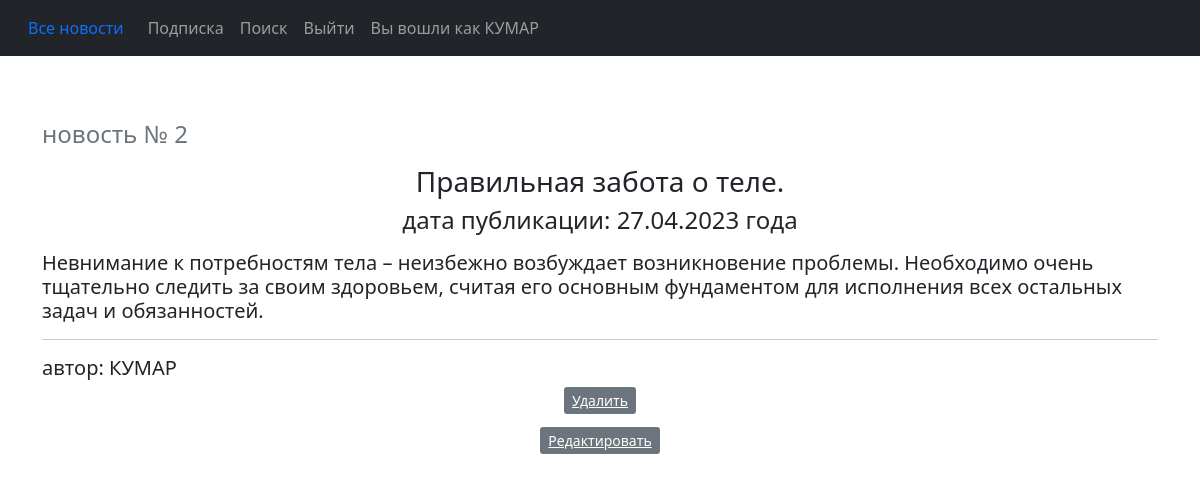
The page /2 (signed in) on the database its author committed.
### news/models.py (models this page shows, shortened)
class Post(models.Model):
    NEWS = 'NW'
    ARTICLE = 'AR'
    CATEGORY_CHOICES = (
        (NEWS, 'Новость'),
        (ARTICLE, 'Статья'),
    )
    author = models.ForeignKey(Author, on_delete=models.CASCADE)
    categoryType = models.CharField(max_length=2,
                                    choices=CATEGORY_CHOICES,
                                    default=ARTICLE)
    date = models.DateTimeField(auto_now_add=True)
    category = models.ManyToManyField(Category,
                                      through='PostCategory',
                                      help_text=_('category name'))
    title = models.CharField(max_length=255,
                             verbose_name=gettext_lazy('Заголовок'))
    text = models.TextField()
    rating = models.SmallIntegerField(default=0)
    class Meta:
        verbose_name = 'Новость'
        verbose_name_plural = 'Новости'

class Author(models.Model):
    authorUser = models.OneToOneField(User, on_delete=models.CASCADE)
    ratingAuthor = models.IntegerField(default=0)
    class Meta:
        verbose_name = 'Автор'
        verbose_name_plural = 'Авторы'
    def __str__(self):
        return f'{self.authorUser}'

### news/views.py (the view)
# urls.py: path('<int:pk>', cache_page(60*10)(PostDetail.as_view()), name='post'),
class PostDetail(LoginRequiredMixin, DetailView):
    model = Post
    template_name = 'post_view.html'
    raise_exception = True
    context_object_name = 'post'
    queryset = Post.objects.all()

### news/templatetags/custom_filters.py (called while the page is built)
@register.filter()
def censor(value):
    text = value
    for r in replacements.items():
        text = text.replace(r[0], r[1])
    return text

### news/templates/post_view.html (shortened to what this page needs)
{% extends 'default.html' %}
{% load custom_filters %}
{% load custom_tags %}
{% block content %}
<h4 align="left"<small class="text-muted">новость № {{ post.id }}</h4>
<h3>{{ post.title|censor }}</h3>
<h4>дата публикации: {{ post.date|date:'d.m.Y' }} года</h4>
    <p><h5 align="left"<small class="text">{{ post.text|censor }}</small></h5>
    <hr>
    <p><h5 align="left"<small class="text">автор: {{ post.author }}</small></h5>
{% if perms.news.post_delete %}
<p class="text-normal fs-12">
    <a href="{% url 'post_delete' post.id %}" class="btn-secondary btn-sm">Удалить</a>
</p>
{% endif %}
{% if perms.news.post_update %}
<p class="text-normal fs-22">
    <a href="{% url 'post_update' post.id %}" class="btn-secondary btn-sm">Редактировать</a></p>
{% endif %}
        {% endblock content %}

### templates/default.html (shortened to what this page needs)
<!DOCTYPE html>
<html lang="en">
<head>
    {% load static %}
    {% load custom_filters %}
    {% load custom_tags %}
    {% load i18n %}
    {% load tz %}
    <link href="{% static 'css/styles.css' %}" rel="stylesheet"/>
</head>
<body>
<nav class="navbar navbar-expand-lg navbar-dark bg-dark static-top">
    <div class="container-fluid justify-content-center">
        <a class="nav-link" href="/news">Все новости</a>
        <div class="collapse navbar-collapse" id="navbarSupportedContent">
            <ul class="navbar-nav me-auto mb-2 mb-lg-0">
                <li class="nav-item">
                    <a class="nav-link" href="/subscriptions/">Подписка</a>
                </li>
                <li class="nav-item active">
                    <a class="nav-link" href="/news/search">Поиск</a>
                </li>
                {% if user.username %}
                <li class="nav-item">
                    <a class="nav-link" href="/accounts/logout">Выйти</a>
                </li>
                <li class="nav-item">
                    <a class="nav-link" href="/news">Вы вошли как {{ user.username }}</a>
                </li>
                {% else %}
                <li class="nav-item">
                    <a class="nav-link" href="/accounts/login">Войти</a>
                </li>
                {% endif %}
            </ul>
        </div>
    </div>
</nav>
<div class="language-switcher">
  <ul class="nav">
    {% get_current_language as current_language %}
    {% get_available_languages as languages %}
    {% for language in languages %}
      <li class="nav-item">
        <a class="nav-link{% if language.code == current_language %} active{% endif %}"
           href="/{{ language.code }}{% url 'set_language' %}?next={{ request.path }}">
        </a>
      </li>
    {% endfor %}
  </ul>
</div>
<div class="container">
    <div class="row">
        <div class="col-lg-16 text-center">
            {% block content %}
            {% endblock content %}
        </div>
    </div>
</div>
</body>
</html>

### rows shown on the page
Post: id "2", title|censor "Правильная забота о теле.", date "27.04.2023", text|censor "Невнимание к потребностям тела – неизбежно возбуждает возникновение проблемы. Необходимо очень тщательно следить за своим здоровьем, считая его основным фундаментом для исполнения всех остальных задач и обязанностей.", author "КУМАР"

### other values the page prints
{{ user.username }} "КУМАР"
